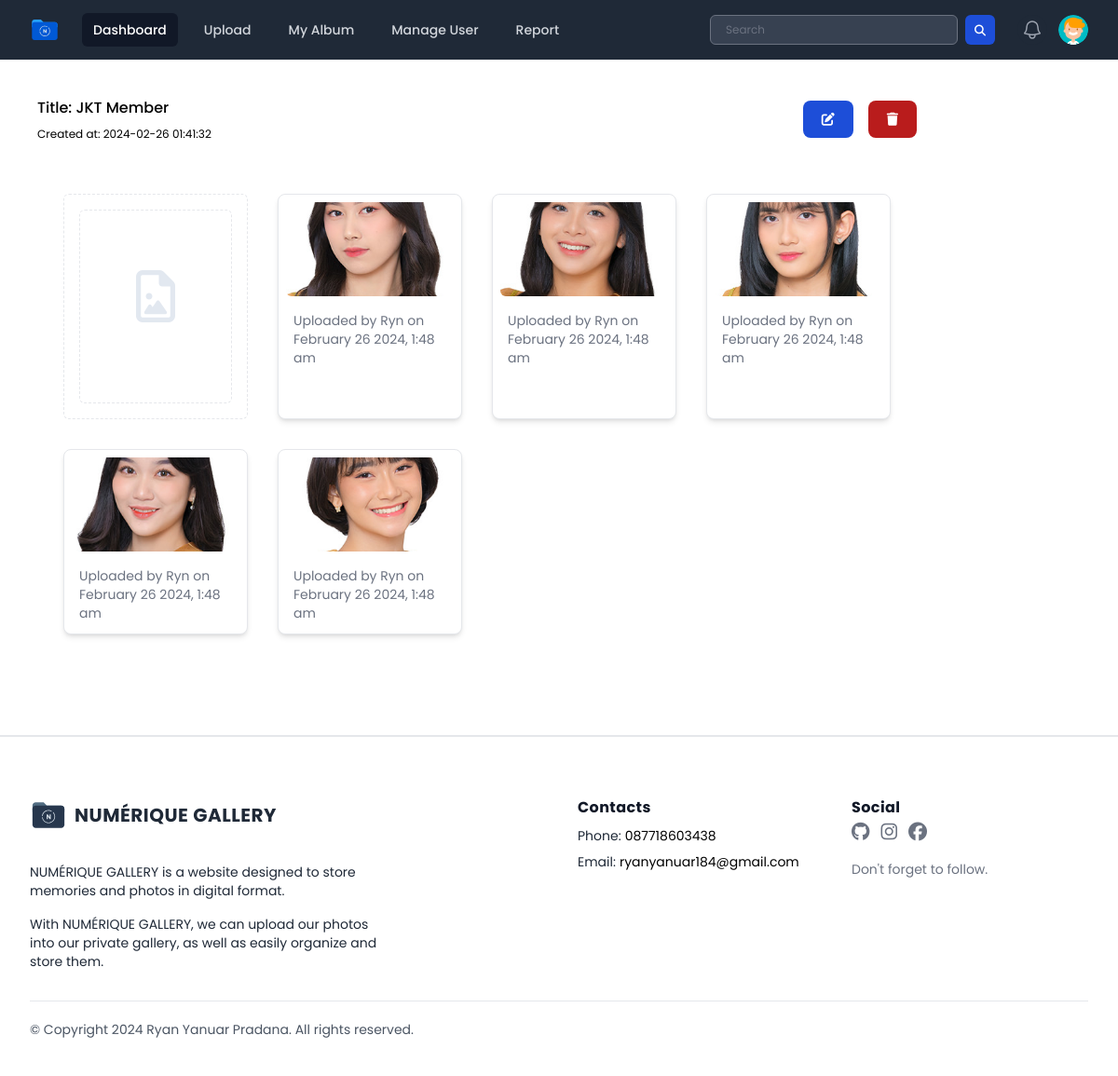
Page /public/page/user/album_detail.php?albumID=4 (signed in) on the committed database.
### tables this page shows
CREATE TABLE `users` (
  `userID` int(11) NOT NULL,
  `name` varchar(255) DEFAULT NULL,
  `username` varchar(50) NOT NULL,
  `password` varchar(255) NOT NULL,
  `email` varchar(100) NOT NULL,
  `access_level` varchar(50) DEFAULT 'user',
  `last_login` datetime DEFAULT NULL,
  `createdAt` timestamp NOT NULL DEFAULT current_timestamp(),
  `profile_photo` varchar(255) DEFAULT 'default_profile.svg'
);

CREATE TABLE `albums` (
  `albumID` int(11) NOT NULL,
  `userID` int(11) NOT NULL,
  `title` varchar(100) DEFAULT NULL,
  `description` text DEFAULT NULL,
  `createdAt` timestamp NOT NULL DEFAULT current_timestamp() ON UPDATE current_timestamp(),
  `thumbnail_album` varchar(255) NOT NULL DEFAULT 'album_default.svg'
);

CREATE TABLE `photos` (
  `photoID` int(11) NOT NULL,
  `userID` int(11) NOT NULL,
  `albumID` int(11) DEFAULT 0,
  `title` varchar(100) DEFAULT NULL,
  `description` text DEFAULT NULL,
  `image_path` varchar(255) DEFAULT NULL,
  `createdAt` timestamp NOT NULL DEFAULT current_timestamp() ON UPDATE current_timestamp(),
  `category` varchar(255) NOT NULL
);

### public/page/user/album_detail.php (the view, shortened to what this page needs)
<?php
include "../../../database/koneksi.php";
$username = $_SESSION['username'];
$albumID = $_GET['albumID'];
$query = "SELECT * FROM users WHERE username = '$username'";
$result = mysqli_query($conn, $query);
if ($result && mysqli_num_rows($result) > 0) {
    $pengguna = mysqli_fetch_assoc($result);
    $userID = $pengguna['userID'];
    $profile_photo = $pengguna['profile_photo'];
    $accesLevel = $pengguna['access_level'];
    $queryPhotos = "SELECT photos.photoID, photos.title, photos.description, photos.image_path, photos.createdAt, users.username AS uploader
    FROM photos
    INNER JOIN users ON photos.userID = users.userID
    WHERE photos.albumID = $albumID AND photos.userID = $userID
    ORDER BY photos.createdAt DESC";
    $resultPhotos = mysqli_query($conn, $queryPhotos);
    $queryAlbums = "SELECT * FROM albums WHERE userID = $userID AND albumID = $albumID";
    $resultAlbums = mysqli_query($conn, $queryAlbums);
} else {
    echo "<script>alert('Error: " . mysqli_error($conn) . "');</script>";
    exit();
}
?>
<!DOCTYPE html>
<html lang="en">
<head>
    <link rel="stylesheet" href="../../css/output.css">
    <link rel="stylesheet" href="../../css/style.css">
    <link rel="stylesheet" href="../../css/all.min.css">
    <link rel="stylesheet" href="../../css/fontawesome.min.css">
</head>
<body class="h-screen overflow-x-hidden font-poppins">
    <div x-data="{ open: false, profileMenuOpen: false }">
        <nav class="bg-gray-800">
            <div class="mx-auto max-w-7xl px-2 sm:px-6 lg:px-8">
                <div class="relative flex h-16 items-center justify-between">
                    <div class="flex flex-1 items-center justify-center sm:items-stretch sm:justify-start">
                        <div class="flex flex-shrink-0 items-center">
                            <img class="h-8 w-auto" src="../../assets/logo/logo-secondary.svg" alt="Numérique Gallery">
                        </div>
                        <div class="hidden sm:ml-6 sm:block">
                            <div class="flex space-x-4">
                                <a href="./dashboard.php" class="bg-gray-900 text-white rounded-md px-3 py-2 text-sm font-medium" aria-current="page">Dashboard</a>
                                <a href="./uploads.php" class="text-gray-300 hover:bg-gray-700 hover:text-white rounded-md px-3 py-2 text-sm font-medium">Upload</a>
                                <a href="./album.php" class="text-gray-300 hover:bg-gray-700 hover:text-white rounded-md px-3 py-2 text-sm font-medium">My Album</a>
                                <?php if ($accesLevel === 'admin' || $accesLevel === 'super_admin') : ?>
                                    <a href="../admin/manage-user.php" class="text-gray-300 hover:bg-gray-700 hover:text-white rounded-md px-3 py-2 text-sm font-medium">Manage User</a>
                                    <a href="../admin/report/reportPhoto.php" class="text-gray-300 hover:bg-gray-700 hover:text-white rounded-md px-3 py-2 text-sm font-medium">Report</a>
                                <?php elseif ($accesLevel === 'user') : ?>
                                    <a href="../admin/manage-user.php" hidden class="text-gray-300 hover:bg-gray-700 hover:text-white rounded-md px-3 py-2 text-sm font-medium">Manage User</a>
                                <?php endif; ?>
                            </div>
                        </div>
                    </div>
                    <div class="flex items-center">
                        <form action="./result_search.php" class="flex flex-row gap-2" method="GET">
                            <div class="hidden sm:block">
                                <input type="text" name="search" placeholder="Search" class="bg-gray-700 text-white px-4 py-3 h-8 rounded-md text-xs focus:outline-none focus:shadow-outline">
                            </div>
                            <button type="submit" class="text-white block bg-blue-700 hover:bg-blue-800 focus:ring-4 focus:ring-blue-300 font-medium rounded-md text-sm  h-8 w-8 dark:bg-blue-600 dark:hover:bg-blue-700 focus:outline-none dark:focus:ring-blue-800"><i class="fa-solid fa-magnifying-glass text-xs mx-auto"></i></button>
                        </form>
                        <div class="absolute inset-y-0 right-0 flex items-center pr-2 sm:static sm:inset-auto sm:ml-6 sm:pr-0">
                            <a href="../admin/report/reportPhoto.php" class="relative rounded-full bg-gray-800 p-1 text-gray-400 hover:text-white focus:outline-none focus:ring-2 focus:ring-white focus:ring-offset-2 focus:ring-offset-gray-800">
                                <span class="absolute -inset-1.5"></span>
                            </a>
                            <div class="relative ml-3">
                                <div>
                                    <button @click="profileMenuOpen = !profileMenuOpen" type="button" class="relative flex rounded-full bg-gray-800 text-sm focus:outline-none focus:ring-2 focus:ring-white focus:ring-offset-2 focus:ring-offset-gray-800" id="user-menu-button" aria-expanded="false" aria-haspopup="true">
                                        <span class="absolute -inset-1.5"></span>
                                        <img class="h-8 w-8 rounded-full" src="../../../database/uploads/<?= $profile_photo ?>" alt="<?= $row['username'] ?> profile photo">
                                    </button>
                                </div>
                            </div>
                        </div>
                    </div>
                </div>
            </div>
        </nav>
    </div>
    <div class="container p-10">
        <?php
        if ($resultAlbums && mysqli_num_rows($resultAlbums) > 0) {
            while ($row = mysqli_fetch_array($resultAlbums)) {
                $title = $row['title'];
                $createdAt = $row['createdAt'];
            }
        }
        ?>
        <div class="flex justify-between items-center mb-5">
            <div>
                <p class="font-medium">
                    <span>Title: </span> <?= $title ?>
                </p>
                <p class="text-xs pt-2">
                    <span>Created at: </span><?= $createdAt ?>
                </p>
            </div>
            <div class="flex">
                <button onclick="togglePopup()" id="albumPopupButton" class="text-white block bg-blue-700 hover:bg-blue-800 focus:ring-4 focus:ring-blue-300 font-medium rounded-lg text-sm px-5 py-2.5 mr-4 dark:bg-blue-600 dark:hover:bg-blue-700 focus:outline-none dark:focus:ring-blue-800">
                    <i class="fa-solid fa-pen-to-square"></i>
                </button>
                <button onclick="toggleDeletePopup()" id="deleteAlbumButton" class="text-white block bg-red-700 hover:bg-red-800 focus:ring-4 focus:ring-red-300 font-medium rounded-lg text-sm px-5 py-2.5 dark:bg-red-600 dark:hover:bg-red-700 focus:outline-none dark:focus:ring-red-800" onclick="return confirm('Are you sure you want to delete this album? This action cannot be undone.')">
                    <i class="fa-solid fa-trash"></i>
                </button>
            </div>
        </div>
        <div class="relative">
            <div class="px-5">
                <p class="pt-2">
                </p>
            </div>
        </div>
        <div class="grid gap-8 grid-cols-1 sm:grid-cols-2 md:grid-cols-3 lg:grid-cols-4 p-4 md:p-2 xl:p-5 m-5">
            <div class="border border-dashed w-full flex flex-col items-center justify-center text-white font-semibold rounded-md p-4 transition duration-300 ease-in-out">
                <button type="button" onclick="togglealbumPhotoPopup()" id="albumPhotoPopupButton" class="w-full">
                    <div class="border border-dashed h-52 rounded-md w-full overflow-hidden">
                        <i class="fa-regular fa-file-image pt-16" style="text-align: center; font-size: 56px; color: rgb(226, 232, 240);"></i>
                    </div>
                </button>
            </div>
            <?php
            if ($resultPhotos && mysqli_num_rows($resultPhotos) > 0) {
                while ($row = mysqli_fetch_assoc($resultPhotos)) {
            ?>
                    <div class="relative bg-white border rounded-lg shadow-md dark:bg-gray-800 dark:border-gray-700 transform transition duration-500 hover:scale-105">
                        <div class="p-2 flex justify-center">
                            <a href="./post.php?photoID=<?= $row['photoID'] ?>" style="display: block; width: 100%; height: 0; padding-bottom: 56.25%; position: relative;">
                                <img class="rounded-md object-cover w-full h-full absolute inset-0" src="../../../database/uploads/<?php echo $row['image_path']; ?>" loading="lazy" alt="<?php echo $row['title']; ?>">
                            </a>
                        </div>
                        <div class="px-4 pb-3">
                            <div>
                                <p class="mt-2 text-gray-500 text-sm">
                                    Uploaded by
                                    <span class="hover:text-white" style="cursor: default;">
                                        <?php echo $row['uploader']; ?>
                                    </span>
                                    on <br>
                                    <span>
                                        <?php echo date('F j Y, g:i a', strtotime($row['createdAt'])); ?>
                                    </span>
                                </p>
                            </div>
                        </div>
                    </div>
            <?php
                }
            } else {
                echo "<p>No photos found in this album.</p>";
            }
            ?>
        </div>
    </div>
    <div class="px-4 pt-16 mx-auto sm:max-w-xl md:max-w-full lg:max-w-screen-xl md:px-24 lg:px-8 border-t-2 mt-10">
        <div class="grid gap-10 row-gap-6 mb-8 sm:grid-cols-2 lg:grid-cols-4">
            <div class="sm:col-span-2">
                <a href="./dashboard.php" aria-label="Go home" title="Company" class="inline-flex items-center">
                    <img src="../../assets/logo/logo-main.svg" class="h-10 w-auto" alt="Numérique Gallery">
                    <span class="ml-2 text-xl font-bold tracking-wide text-gray-800 uppercase">Numérique Gallery</span>
                </a>
                <div class="mt-6 lg:max-w-sm">
                    <p class="text-sm text-gray-800">
                        NUMÉRIQUE GALLERY is a website designed to store memories and photos in digital format.
                    </p>
                    <p class="mt-4 text-sm text-gray-800">
                        With NUMÉRIQUE GALLERY, we can upload our photos into our private gallery, as well as easily organize and store them.
                    </p>
                </div>
            </div>
            <div class="space-y-2 text-sm">
                <p class="text-base font-bold tracking-wide text-gray-900">Contacts</p>
                <div class="flex">
                    <p class="mr-1 text-gray-800">Phone:</p>
                    <span class="transition-colors duration-300 text-deep-purple-accent-400 hover:text-deep-purple-800">087718603438</span>
                </div>
                <div class="flex">
                    <p class="mr-1 text-gray-800">Email:</p>
                    <span class="transition-colors duration-300 text-deep-purple-accent-400 hover:text-deep-purple-800">ryanyanuar184@gmail.com</span>
                </div>
            </div>
            <div>
                <span class="text-base font-bold tracking-wide text-gray-900">Social</span>
                <div class="flex items-center mt-1 space-x-3">
                    <a href="https://github.com/Rynr615" target="_blank" class="text-gray-500 transition-colors duration-300 hover:text-gray-500">
                        <i class="fa-brands fa-github text-xl"></i>
                    </a>
                    <a href="https://www.instagram.com/ryn_ynr/" target="_blank" class="text-gray-500 transition-colors duration-300 hover:hover:text-gray-500">
                        <i class="fa-brands fa-instagram text-xl"></i>
                    </a>
                    <a href="https://www.facebook.com/profile.php?id=100055706964435" target="_blank" class="text-gray-500 transition-colors duration-300 hover:hover:text-gray-500">
                        <i class="fa-brands fa-facebook text-xl"></i>
                    </a>
                </div>
                <p class="mt-4 text-sm text-gray-500">
                    Don't forget to follow.
                </p>
            </div>
        </div>
        <div class="flex flex-col-reverse justify-between pt-5 pb-10 border-t lg:flex-row">
            <p class="text-sm text-gray-600">
                © Copyright 2024 Ryan Yanuar Pradana. All rights reserved.
            </p>
        </div>
    </div>
</body>
</html>

### public/css/style.css (style rules this page uses)
* { font-family : 'Poppins', sans-serif; }

### rows in the picture
users: profile_photo (placeholder picture)
albums: title "JKT Member", createdAt "2024-02-26 01:41:32"
photos: image_path (picture), userID.username "Ryn", createdAt "February 26 2024, 1:48 am"
photos: image_path (picture), userID.username "Ryn", createdAt "February 26 2024, 1:48 am"
photos: image_path (picture), userID.username "Ryn", createdAt "February 26 2024, 1:48 am"
photos: image_path (picture), userID.username "Ryn", createdAt "February 26 2024, 1:48 am"
photos: image_path (picture), userID.username "Ryn", createdAt "February 26 2024, 1:48 am"
